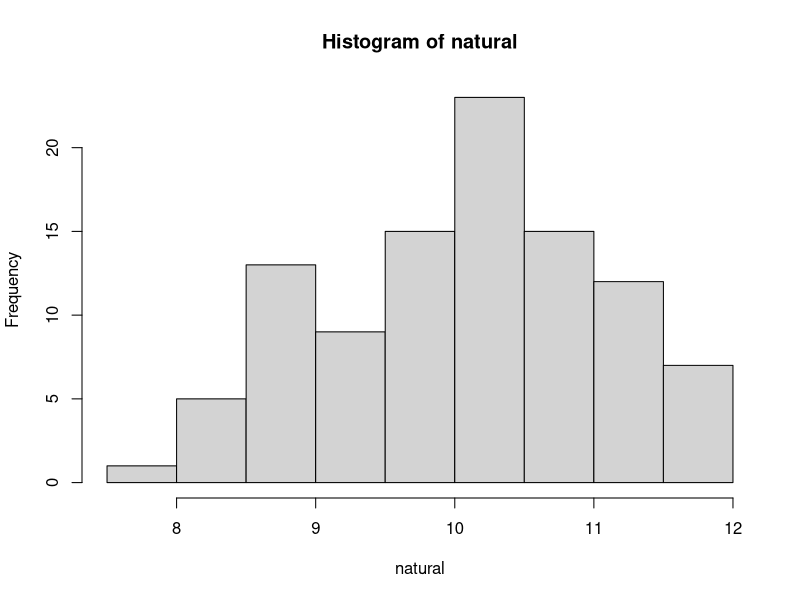
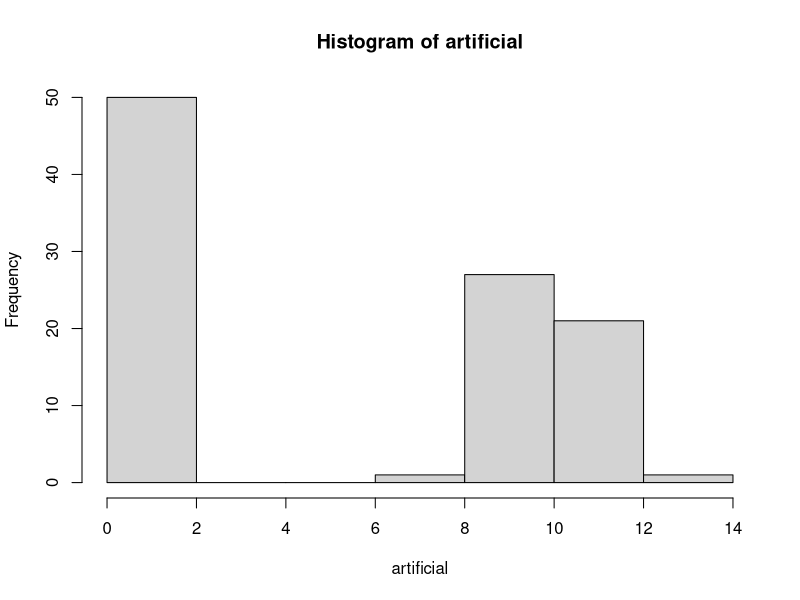

Source code (R) for these figures, in order: (Note: this script raises an error after producing the figures.)
library(dplyr)

# ideas for how to handle grid cells that have been clear cut partially and
# would not follow observed increase in lca with trajectory

# Coefficient of Variation as used to describe snow drifts @Winstral2014
natural <- rnorm(100, mean = 10, sd = 1)
hist(natural)
artificial <- c(rnorm(50, 10, sd = 1), rep(0, 50))
hist(artificial)

df <- data.frame(tree_height = c(natural, artificial),
                 group = c(rep('natural', 100), rep('artificial', 100)))

df |> group_by(group) |>
  summarise(sd = sd(tree_height),
            mean = mean(tree_height),
            cv = sd/mean)

# Relative Gap Area as in @Moeser2024

relative_gap_area <- (sum(total_gap_area)/pi())/(mean_gap_height/2)

# Other metrics are available in this study
# https://fireecology.springeropen.com/articles/10.1186/s42408-024-00279-7
